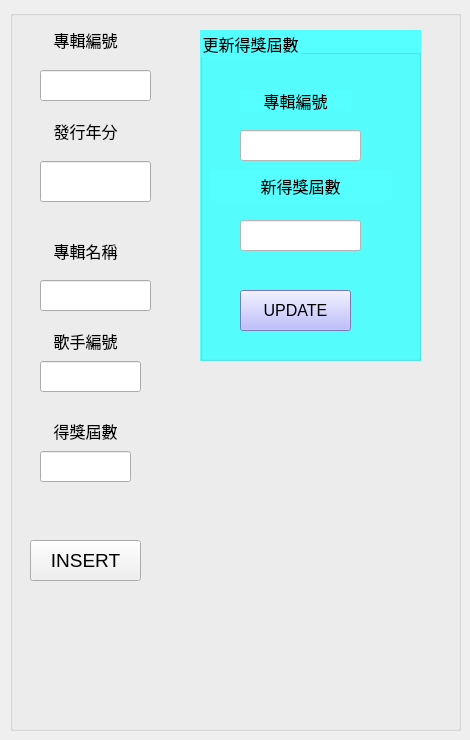
    <widget class="QWidget" name="tab_2">
     <attribute name="title">
      <string>專輯</string>
     </attribute>
     <widget class="QGroupBox" name="groupBox_2">
      <property name="geometry">
       <rect>
        <x>10</x>
        <y>10</y>
        <width>451</width>
        <height>721</height>
       </rect>
      </property>
      <property name="font">
       <font>
        <family>Arial</family>
        <pointsize>14</pointsize>
       </font>
      </property>
      <property name="title">
       <string/>
      </property>
      <widget class="QLabel" name="label_8">
       <property name="geometry">
        <rect>
         <x>20</x>
         <y>14</y>
         <width>111</width>
         <height>31</height>
        </rect>
       </property>
       <property name="font">
        <font>
         <family>Arial</family>
         <pointsize>12</pointsize>
        </font>
       </property>
       <property name="text">
        <string>專輯編號</string>
       </property>
       <property name="alignment">
        <set>Qt::AlignCenter</set>
       </property>
      </widget>
      <widget class="QLabel" name="label_9">
       <property name="geometry">
        <rect>
         <x>20</x>
         <y>110</y>
         <width>111</width>
         <height>21</height>
        </rect>
       </property>
       <property name="font">
        <font>
         <family>Arial</family>
         <pointsize>12</pointsize>
        </font>
       </property>
       <property name="text">
        <string>發行年分</string>
       </property>
       <property name="alignment">
        <set>Qt::AlignCenter</set>
       </property>
      </widget>
      <widget class="QLabel" name="label_10">
       <property name="geometry">
        <rect>
         <x>20</x>
         <y>230</y>
         <width>111</width>
         <height>21</height>
        </rect>
       </property>
       <property name="font">
        <font>
         <family>Arial</family>
         <pointsize>12</pointsize>
        </font>
       </property>
       <property name="text">
        <string>專輯名稱</string>
       </property>
       <property name="alignment">
        <set>Qt::AlignCenter</set>
       </property>
      </widget>
      <widget class="QPushButton" name="pushButton_2">
       <property name="geometry">
        <rect>
         <x>20</x>
         <y>530</y>
         <width>111</width>
         <height>41</height>
        </rect>
       </property>
       <property name="text">
        <string>INSERT</string>
       </property>
      </widget>
      <widget class="QLabel" name="label_11">
       <property name="geometry">
        <rect>
         <x>20</x>
         <y>320</y>
         <width>111</width>
         <height>21</height>
        </rect>
       </property>
       <property name="font">
        <font>
         <family>Arial</family>
         <pointsize>12</pointsize>
        </font>
       </property>
       <property name="text">
        <string>歌手編號</string>
       </property>
       <property name="alignment">
        <set>Qt::AlignCenter</set>
       </property>
      </widget>
      <widget class="QLabel" name="label_13">
       <property name="geometry">
        <rect>
         <x>20</x>
         <y>410</y>
         <width>111</width>
         <height>21</height>
        </rect>
       </property>
       <property name="font">
        <font>
         <family>Arial</family>
         <pointsize>12</pointsize>
        </font>
       </property>
       <property name="text">
        <string>得獎屆數</string>
       </property>
       <property name="alignment">
        <set>Qt::AlignCenter</set>
       </property>
      </widget>
      <widget class="QGroupBox" name="groupBox_7">
       <property name="geometry">
        <rect>
         <x>190</x>
         <y>20</y>
         <width>221</width>
         <height>331</height>
        </rect>
       </property>
       <property name="font">
        <font>
         <family>Arial</family>
         <pointsize>12</pointsize>
        </font>
       </property>
       <property name="styleSheet">
        <string notr="true">background-color: rgb(85, 255, 255);</string>
       </property>
       <property name="title">
        <string>更新得獎屆數</string>
       </property>
       <widget class="QLabel" name="label_19">
        <property name="geometry">
         <rect>
          <x>40</x>
          <y>60</y>
          <width>111</width>
          <height>21</height>
         </rect>
        </property>
        <property name="font">
         <font>
          <family>Arial</family>
          <pointsize>12</pointsize>
         </font>
        </property>
        <property name="text">
         <string>專輯編號</string>
        </property>
        <property name="alignment">
         <set>Qt::AlignCenter</set>
        </property>
       </widget>
       <widget class="QLabel" name="label_21">
        <property name="geometry">
         <rect>
          <x>10</x>
          <y>140</y>
          <width>181</width>
          <height>31</height>
         </rect>
        </property>
        <property name="font">
         <font>
          <family>Arial</family>
          <pointsize>12</pointsize>
         </font>
        </property>
        <property name="text">
         <string>新得獎屆數</string>
        </property>
        <property name="alignment">
         <set>Qt::AlignCenter</set>
        </property>
       </widget>
       <widget class="QPushButton" name="pushButton_9">
        <property name="geometry">
         <rect>
          <x>40</x>
          <y>260</y>
          <width>111</width>
          <height>41</height>
         </rect>
        </property>
        <property name="font">
         <font>
          <family>Arial</family>
          <pointsize>12</pointsize>
         </font>
        </property>
        <property name="styleSheet">
         <string notr="true">background-color: rgb(170, 170, 255);</string>
        </property>
        <property name="text">
         <string>UPDATE</string>
        </property>
       </widget>
       <widget class="QLineEdit" name="lineEdit_14">
        <property name="geometry">
         <rect>
          <x>40</x>
          <y>100</y>
          <width>121</width>
          <height>31</height>
         </rect>
        </property>
        <property name="styleSheet">
         <string notr="true">background-color: rgb(255, 255, 255);</string>
        </property>
       </widget>
       <widget class="QLineEdit" name="lineEdit_15">
        <property name="geometry">
         <rect>
          <x>40</x>
          <y>190</y>
          <width>121</width>
          <height>31</height>
         </rect>
        </property>
        <property name="styleSheet">
         <string notr="true">background-color: rgb(255, 255, 255);</string>
        </property>
       </widget>
      </widget>
      <widget class="QLineEdit" name="lineEdit_9">
       <property name="geometry">
        <rect>
         <x>30</x>
         <y>60</y>
         <width>111</width>
         <height>31</height>
        </rect>
       </property>
      </widget>
      <widget class="QLineEdit" name="lineEdit_10">
       <property name="geometry">
        <rect>
         <x>30</x>
         <y>151</y>
         <width>111</width>
         <height>41</height>
        </rect>
       </property>
      </widget>
      <widget class="QLineEdit" name="lineEdit_11">
       <property name="geometry">
        <rect>
         <x>30</x>
         <y>270</y>
         <width>111</width>
         <height>31</height>
        </rect>
       </property>
      </widget>
      <widget class="QLineEdit" name="lineEdit_12">
       <property name="geometry">
        <rect>
         <x>30</x>
         <y>351</y>
         <width>101</width>
         <height>31</height>
        </rect>
       </property>
      </widget>
      <widget class="QLineEdit" name="lineEdit_13">
       <property name="geometry">
        <rect>
         <x>30</x>
         <y>441</y>
         <width>91</width>
         <height>31</height>
        </rect>
       </property>
      </widget>
     </widget>
    </widget>
